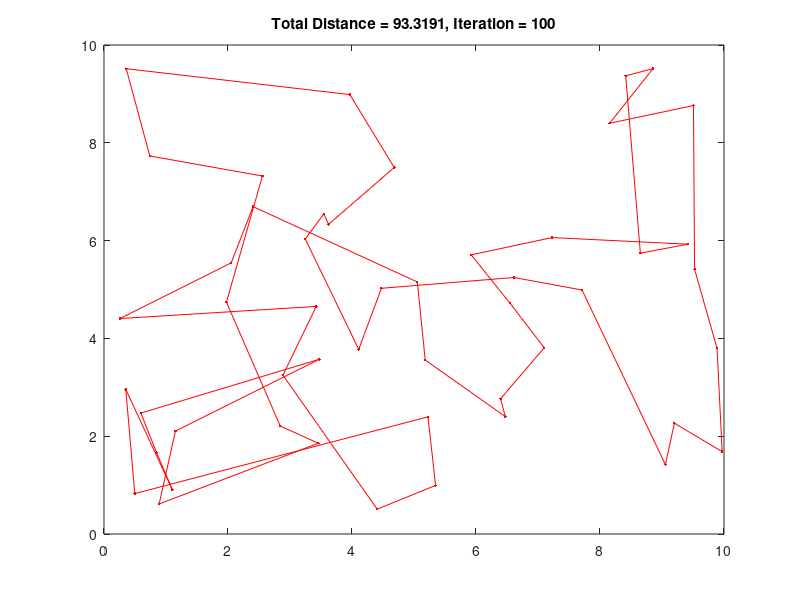
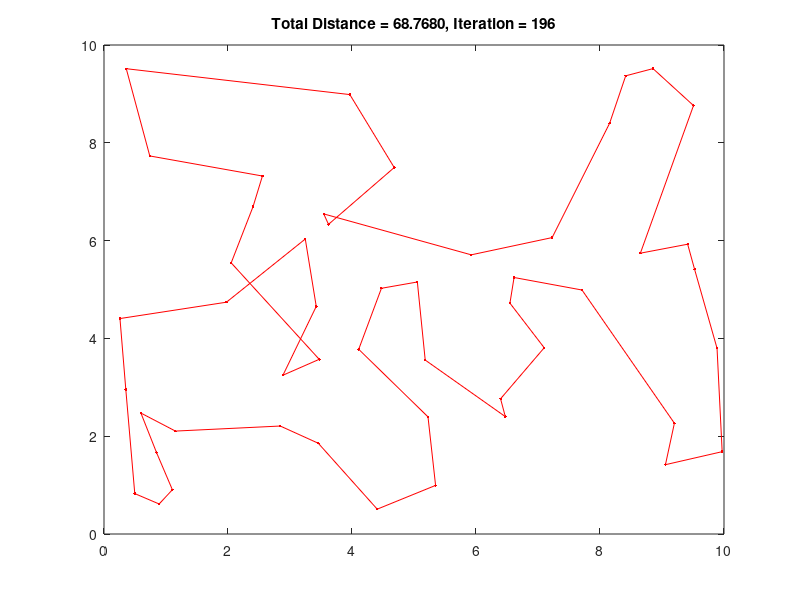
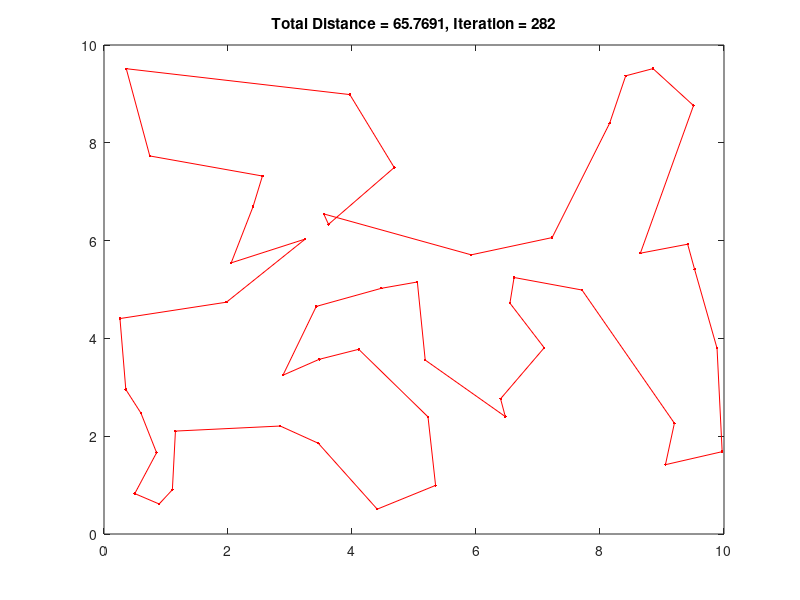
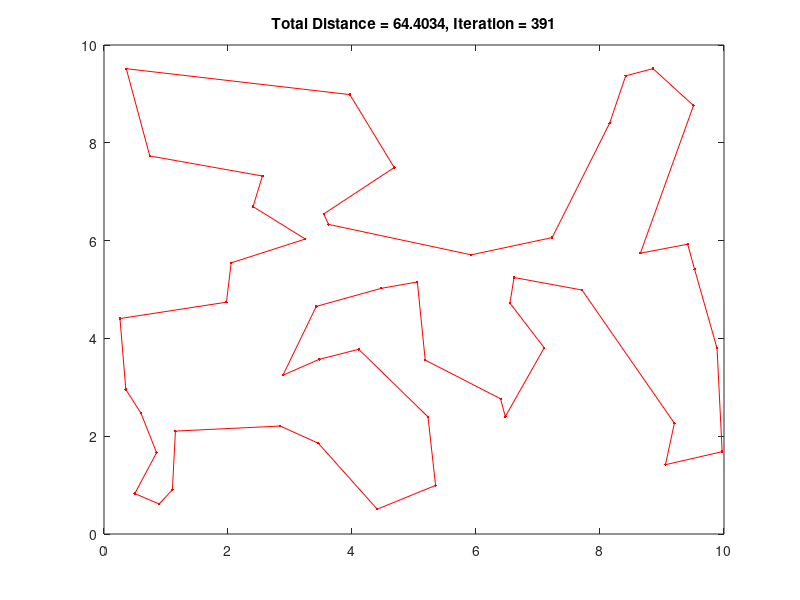

The MATLAB script that drew these images, in order: (Note: a time limit stopped this script after it produced the figures.)
%TSP_GA Traveling Salesman Problem (TSP) Genetic Algorithm (GA)
%   
%   Total Disclosure: This function was written and shared on the Mathworks
%   file exchange. I have modified it to fit my own needs for the project,
%   but the original author is credited below, and much of the foundation
%   for what I have done was written by him.
%
%   Finds a (near) optimal solution to the TSP by setting up a GA to search
%   for the shortest route (least distance for the salesman to travel to
%   each city exactly once and return to the starting city)
%
% Summary:
%     1. A single salesman travels to each of the cities and completes the
%        route by returning to the city he started from
%     2. Each city is visited by the salesman exactly once
%
% Input:
%     USERCONFIG (structure) with zero or more of the following fields:
%     - XY (float) is an Nx2 matrix of city locations, where N is the number of cities
%     - DMAT (float) is an NxN matrix of point to point distances/costs
%     - POPSIZE (scalar integer) is the size of the population (should be divisible by 4)
%     - NUMITER (scalar integer) is the number of desired iterations for the algorithm to run
%     - SHOWPROG (scalar logical) shows the GA progress if true
%     - SHOWRESULT (scalar logical) shows the GA results if true
%
% Input Notes:
%     1. Rather than passing in a structure containing these fields, any/all of
%        these inputs can be passed in as parameter/value pairs in any order instead.
%     2. Field/parameter names are case insensitive but must match exactly otherwise.
%
% Output:
%     RESULTSTRUCT (structure) with the following fields:
%         (in addition to a record of the algorithm configuration)
%     - OPTROUTE (integer array) is the best route found by the algorithm
%     - MINDIST (scalar float) is the cost of the best route
%
% Usage:
%     tsp_ga
%       -or-
%     tsp_ga(userConfig)
%       -or-
%     resultStruct = tsp_ga;
%       -or-
%     resultStruct = tsp_ga(userConfig);
%       -or-
%     [...] = tsp_ga('Param1',Value1,'Param2',Value2, ...);
%
% Example:
%     % Let the function create an example problem to solve
%     tsp_ga;
%
% Example:
%     % Request the output structure from the solver
%     resultStruct = tsp_ga;
%
% Example:
%     % Pass a random set of user-defined XY points to the solver
%     userConfig = struct('xy',10*rand(50,2));
%     resultStruct = tsp_ga(userConfig);
%
% Example:
%     % Pass a more interesting set of XY points to the solver
%     n = 100;
%     phi = (sqrt(5)-1)/2;
%     theta = 2*pi*phi*(0:n-1);
%     rho = (1:n).^phi;
%     [x,y] = pol2cart(theta(:),rho(:));
%     xy = 10*([x y]-min([x;y]))/(max([x;y])-min([x;y]));
%     userConfig = struct('xy',xy);
%     resultStruct = tsp_ga(userConfig);
%
% Example:
%     % Pass a random set of 3D (XYZ) points to the solver
%     xyz = 10*rand(50,3);
%     userConfig = struct('xy',xyz);
%     resultStruct = tsp_ga(userConfig);
%
% Example:
%     % Change the defaults for GA population size and number of iterations
%     userConfig = struct('popSize',200,'numIter',1e4);
%     resultStruct = tsp_ga(userConfig);
%

%
% See also: mtsp_ga, tsp_nn, tspo_ga, tspof_ga, tspofs_ga, distmat
%
% Author: Joseph Kirk
% Email: jdkirk630@gmail.com
% Release: 3.0
% Release Date: 05/01/2014
function varargout = tsp_ga(varargin)
    
    % Initialize default configuration
    defaultConfig.xy          = 10*rand(50,2);
    defaultConfig.dmat        = [];
    defaultConfig.popSize     = 100;
    defaultConfig.numIter     = 1e4;
    defaultConfig.mutation    = 'inversion';
    defaultConfig.showProg    = true;
    defaultConfig.showResult  = true;
    
    % Interpret user configuration inputs
    if ~nargin
        userConfig = struct();
    elseif isstruct(varargin{1})
        userConfig = varargin{1};
    else
        try
            userConfig = struct(varargin{:});
        catch
            error('Expected inputs are either a structure or parameter/value pairs');
        end
    end
    
    % Override default configuration with user inputs
    configStruct = get_config(defaultConfig,userConfig);
    
    % Extract configuration
    xy          = configStruct.xy;
    dmat        = configStruct.dmat;
    popSize     = configStruct.popSize;
    numIter     = configStruct.numIter;
    mutation    = configStruct.mutation;
    showProg    = configStruct.showProg;
    showResult  = configStruct.showResult;
    if isempty(dmat)
        nPoints = size(xy,1);
        a = meshgrid(1:nPoints);
        dmat = reshape(sqrt(sum((xy(a,:)-xy(a',:)).^2,2)),nPoints,nPoints);
    end
    
    % Verify Inputs
    [N,dims] = size(xy);
    [nr,nc] = size(dmat);
    if N ~= nr || N ~= nc
        error('Invalid XY or DMAT inputs!')
    end
    n = N;
    mutation = lower(mutation);
    if (mutation ~= "inversion") && (mutation ~= "swap") && (mutation ~= "slide")
        error('Invalid mutation type chosen');
    end
    
    folder = pwd; % Current working directory
    [pathstr, foldername] = fileparts(folder); % foldername = 'project4'
    if ~exist('Runs','dir')
        mkdir("Runs");
    end
    newDirectory = ['Runs/' mutation '_' num2str(popSize) 'popSize_' num2str(numIter) 'iterations'];
    if ~exist(newDirectory)
        mkdir(newDirectory);
    end
    oldMin = inf; % used for saving pics
    
    % Sanity Checks
    popSize     = 4*ceil(popSize/4);
    numIter     = max(1,round(real(numIter(1))));
    showProg    = logical(showProg(1));
    showResult  = logical(showResult(1));
    
    % Initialize the Population
    pop = zeros(popSize,n);
    pop(1,:) = (1:n);
    for k = 2:popSize
        pop(k,:) = randperm(n);
    end
    
    % Run the GA
    globalMin = Inf;
    totalDist = zeros(1,popSize);
    distHistory = zeros(1,numIter);
    tmpPop = zeros(2,n);
    newPop = zeros(popSize,n);
    if showProg
        figure('Name','TSP_GA | Current Best Solution','Numbertitle','off');
        hAx = gca;
    end
    for iter = 1:numIter
        % Evaluate Each Population Member (Calculate Total Distance)
        for p = 1:popSize
            d = dmat(pop(p,n),pop(p,1)); % Closed Path
            for k = 2:n
                d = d + dmat(pop(p,k-1),pop(p,k));
            end
            % Store all route distances for every route in population
            totalDist(p) = d; 
        end
        
        % Find the Best Route in the Population
        [minDist,index] = min(totalDist);
        distHistory(iter) = minDist;
        if minDist < globalMin
            globalMin = minDist;
            optRoute = pop(index,:);
            if showProg
                % Plot the Best Route
                rte = optRoute([1:n 1]);
                plot(hAx,xy(rte,1),xy(rte,2),'r.-'); 
                title(hAx,sprintf('Total Distance = %1.4f, Iteration = %d',minDist,iter));
                drawnow;
            end
        end
        
        % Save a picture each 100 iterations
        if (mod(iter,100) == 0) && globalMin < oldMin
            oldMin = globalMin;
            full = [newDirectory '/' num2str(iter) '.png'];
            saveas(gcf,full);
        end
        
        % Genetic Algorithm Operators
        randomOrder = randperm(popSize);
        for p = 4:4:popSize
            rtes = pop(randomOrder(p-3:p),:); % 4 random routes in population
            dists = totalDist(randomOrder(p-3:p));
            [ignore,idx] = min(dists); %#ok
            bestOf4Route = rtes(idx,:); % pick shortest route in the random
            routeInsertionPoints = sort(ceil(n*rand(1,2)));
            I = routeInsertionPoints(1);
            J = routeInsertionPoints(2);
            % Mutate the best to get a new route. Replace other 3 with the
            % same 'best' route
            for k = 1:4 
                tmpPop(k,:) = bestOf4Route;
                if k == 4
                    switch mutation
                        case 'inversion'
                            tmpPop(k,I:J) = tmpPop(k,J:-1:I);
                        case 'swap'
                            tmpPop(k,[I J]) = tmpPop(k,[J I]);
                        % case 'slide'
                            % tmpPop(k,I:J) = tmpPop(k,[I+1:J I]);
                        otherwise % Do Nothing
                    end
                end
            end
            newPop(p-3:p,:) = tmpPop;
        end
        pop = newPop;
        
    end
    
    if showResult
        % Plots the GA Results
        figure('Name','TSP_GA | Results','Numbertitle','off');
        subplot(2,2,1);
        pclr = ~get(0,'DefaultAxesColor');
        if dims > 2, plot3(xy(:,1),xy(:,2),xy(:,3),'.','Color',pclr);
        else plot(xy(:,1),xy(:,2),'.','Color',pclr); end
        title('City Locations');
        subplot(2,2,2);
        imagesc(dmat(optRoute,optRoute));
        title('Distance Matrix');
        subplot(2,2,3);
        rte = optRoute([1:n 1]);
        if dims > 2, plot3(xy(rte,1),xy(rte,2),xy(rte,3),'r.-');
        else plot(xy(rte,1),xy(rte,2),'r.-'); end
        title(sprintf('Total Distance = %1.4f',minDist));
        subplot(2,2,4);
        plot(distHistory,'b','LineWidth',2);
        title('Best Solution History');
        set(gca,'XLim',[0 numIter+1],'YLim',[0 1.1*max([1 distHistory])]);
    end
    
    % Return Output
    if nargout
        resultStruct = struct( ...
            'xy',          xy, ...
            'dmat',        dmat, ...
            'popSize',     popSize, ...
            'numIter',     numIter, ...
            'showProg',    showProg, ...
            'showResult',  showResult, ...
            'optRoute',    optRoute, ...
            'minDist',     minDist);
        
        varargout = {resultStruct};
    end
    
end

% Subfunction to override the default configuration with user inputs
function config = get_config(defaultConfig,userConfig)
    
    % Initialize the configuration structure as the default
    config = defaultConfig;
    
    % Extract the field names of the default configuration structure
    defaultFields = fieldnames(defaultConfig);
    
    % Extract the field names of the user configuration structure
    userFields = fieldnames(userConfig);
    nUserFields = length(userFields);
    
    % Override any default configuration fields with user values
    for i = 1:nUserFields
        userField = userFields{i};
        isField = strcmpi(defaultFields,userField);
        if nnz(isField) == 1
            thisField = defaultFields{isField};
            config.(thisField) = userConfig.(userField);
        end
    end
    
end
